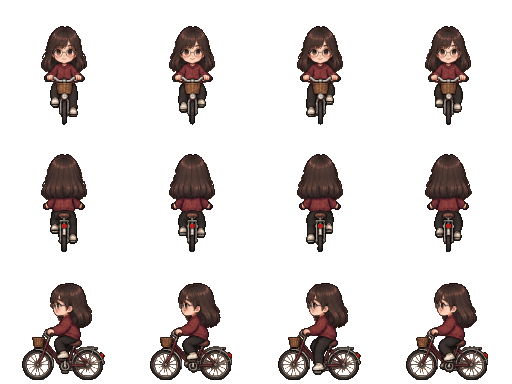
#> input picture v3/art_new/yj_bike.png, 512 x 384 px, given in place of ab3e4bf7-image.png, which was not available
$ python pack.py
#> lines starting #> are read from the running program, lines starting #| are printed output that depends on the picture; after the words box and inside, x2 and y2 are one past the last pixel; in counts of white or black regions, pixels touching at a corner belong together
from PIL import Image
import numpy as np
from scipy import ndimage
S=105/334
def clean(path):
    a=np.array(Image.open(path).convert('RGBA'))
#> a is the input picture: shape (384, 512, 4); mean R, G, B, A 16.7, 11.9, 10.8, 50.9
    A=a[...,3];a[A<60]=0;a[...,3]=np.where(A>=60,255,0)
#> after `A = a[..., 3]`:
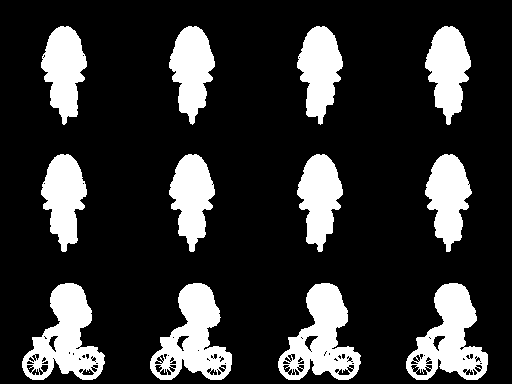
#> A: shape (384, 512); 19.9% white; 13 white regions (1 under 20 px), largest, box (x1, y1, x2, y2) and area: (150, 283, 232, 380) 4135, (278, 283, 361, 380) 4135, (22, 283, 105, 380) 4134
    return a
def comp(sub):
    m=sub[...,3]>0;lab,n=ndimage.label(m)
    if n>1:
        sizes=ndimage.sum(m,lab,range(1,n+1));keep=np.isin(lab,[i+1 for i,s in enumerate(sizes) if s>60]);sub=sub.copy();sub[~keep]=0
    return sub
def pack(src,rows,cols,fw,fh,foot,out):
    a=clean(src);H,W=a.shape[:2];ch,cw=H/rows,W/cols
#> after `H, W = a.shape[:2]`: H = 384; W = 512
#> after `ch, cw = (H / rows, W / cols)`: ch = 96; cw = 128
    sheet=Image.new('RGBA',(fw*cols,fh*rows))
#> sheet: PIL image 256x512 RGBA; every value is 0
    for r in range(rows):
        subs=[comp(a[int(r*ch):int((r+1)*ch),int(c*cw):int((c+1)*cw)]) for c in range(cols)]
        bot=max(np.where(s[...,3]>0)[0].max() for s in subs)
        for c,s in enumerate(subs):
            im=Image.fromarray(s)
            # premultiply-safe downscale
            arr=np.array(im).astype(float);al=arr[...,3:4]/255;pm=np.concatenate([arr[...,:3]*al,arr[...,3:4]],-1)
            nw,nh=round(im.width*S),round(im.height*S)
            sm=np.array(Image.fromarray(pm.astype(np.uint8)).resize((nw,nh),Image.BOX)).astype(float)
            A=sm[...,3];rgb=np.where(A[...,None]>0,sm[...,:3]*255/np.maximum(A[...,None],1),0)
            o=np.concatenate([np.clip(rgb,0,255),np.where(A>=110,255,0)[...,None]],-1).astype(np.uint8)
            small=Image.fromarray(o)
            ox=c*fw+fw//2-round(im.width/2*S);oy=r*fh+foot-round(bot*S)
            sheet.alpha_composite(small,(ox,oy))
#> this loop made 4 passes
#> bot on passes 2 to 4: 95, 95, 91
#> bot on pass 1: 95
#> pass 1, in comp (call 2), `m = sub[..., 3] > 0`:
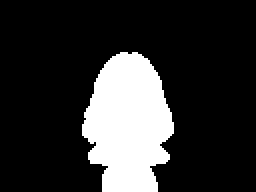
#> m: shape (96, 128) bool (shown 2 times larger); 19.2% white; 1 white region, box (x1, y1, x2, y2) and area: (41, 26, 87, 96) 2354
#> after the loop:
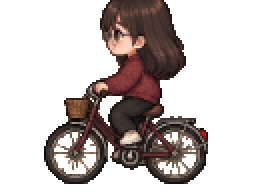
#> s: shape (96, 128, 4) (shown 2 times larger); mean R, G, B, A 27.7, 19.9, 18, 83; transparent parts drawn white
#> after the loop:
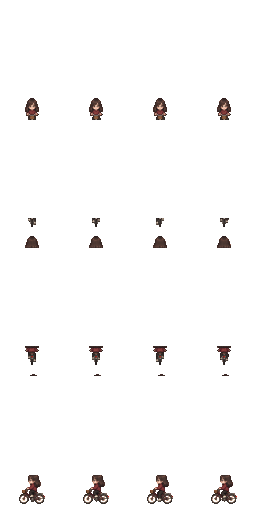
#> sheet: PIL image 256x512 RGBA; mean R, G, B, A 2.7, 1.9, 1.7, 7.7; transparent parts drawn white
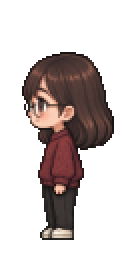
#> input picture v3/art_new/yj_stand_side.png, 64 x 128 px, given in place of d692cf54-image.png, which was not available (shown 2 times larger)
#> in clean, a is the input picture: shape (128, 64, 4); mean R, G, B, A 29.3, 20.6, 19.1, 79.4
#> in clean (call 2), `A = a[..., 3]`:
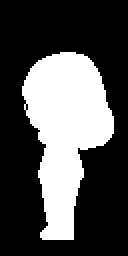
#> A: shape (128, 64) (shown 2 times larger); 31.1% white; 1 white region, box (x1, y1, x2, y2) and area: (11, 26, 57, 120) 2551
#> in pack (call 2), `sheet=Image.new('RGBA',(fw*cols,fh*rows))`: sheet: PIL image 512x384 RGBA; every value is 0
#> this loop made 3 passes
#> bot on pass 1: 41
#> bot on pass 2: 42
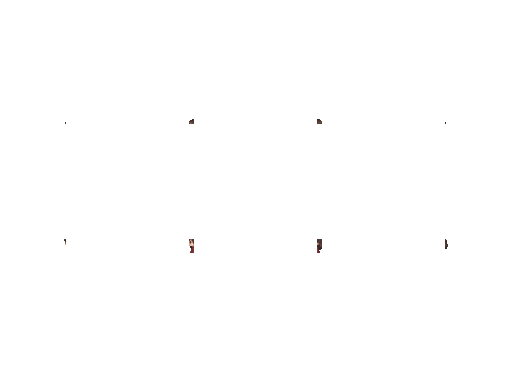
#> sheet: PIL image 512x384 RGBA; mean R, G, B, A 0.1, 0.1, 0.1, 0.3; transparent parts drawn white
    sheet.save(out);return sheet
pack('/mnt/user-data/attachments/b29ee7d0-5160-55a2-85eb-c3b9d9b89065/ab3e4bf7-image.png',4,4,64,128,120,'art_new/al_walk4.png')
#> (the run stopped early here; a loop or call above may not have finished)
